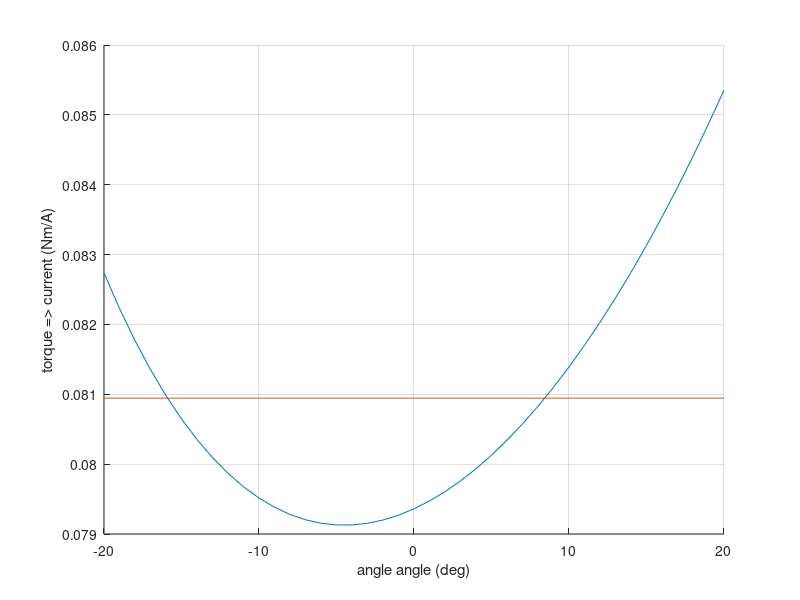

MATLAB code to generate this figure:
% Current Configuration - (Jan 13 2016)
ell = 0.004;
eff = 0.9;

% Old Motor
R = 27/5;
k_t = 0.00553;

% New Motor
R = 3249/169;
k_t = 0.00775;

a0 = 0.1;
d = 0.06;
theta0 = deg2rad(-4.5);
b = sqrt(a0^2 + d^2);
beta0 = atan(a0/d);

beta_func =@(theta) beta0 + theta - theta0;
a_func =@(theta) sqrt(d^2 + b^2 - 2*d*b*cos(beta_func(theta)));
phi_func =@(theta) asin(d*sin(beta_func(theta))./a_func(theta)) ...
                    + beta_func(theta) - pi/2;

ankleTorque2current =@(theta) (1/k_t) ...
                     * (1/R) ...
                     * (ell/(2*pi*eff)) ...
                     * (1./(d*cos(phi_func(theta))));

theta_range = deg2rad(-20:20);
figure, hold all
  plot(rad2deg(theta_range), ankleTorque2current(theta_range))
  plot(rad2deg(theta_range), ...
       mean(ankleTorque2current(theta_range)) + 0.*theta_range)
  xlabel('angle angle (deg)');
  ylabel('torque => current (Nm/A)')
  grid on

% Use 0.4 as scaling
mean(ankleTorque2current(theta_range))

